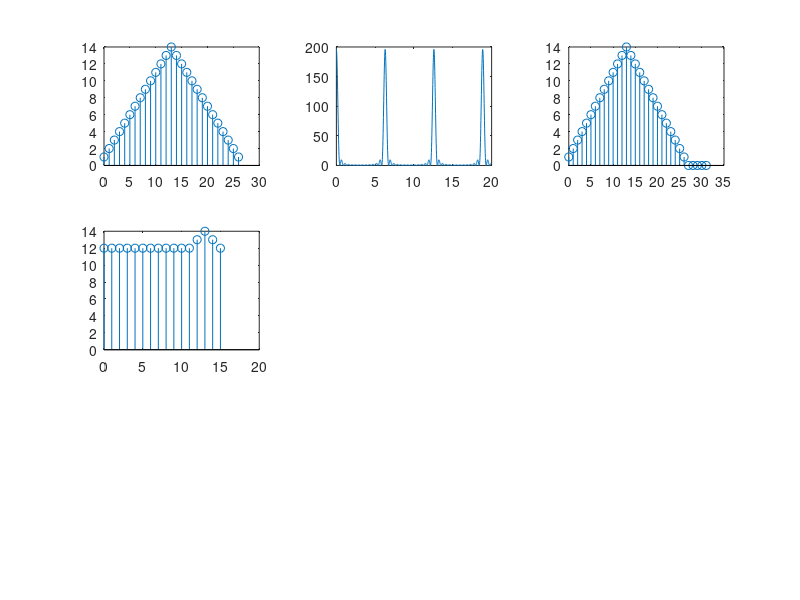

Recreate this plot in MATLAB.
X_n=[]
temp=0
for i=0:13
    temp=i+1;
    X_n=[X_n,temp]
end
for i=14:26
    temp=27-i
    X_n=[X_n,temp]
end
n=0:26
subplot(3,3,1)
stem(n,X_n)


X_ejw=[]
temp=0
for w=0:0.02:20
    for n=0:26
    temp=temp+X_n(n+1)*exp(-j*w*n);
    end
    X_ejw=[X_ejw,temp]
    temp=0
end
X_ejw=abs(X_ejw)
subplot(3,3,2)
w=0:0.02:20
plot(w,X_ejw)


X_n_c32=[]
temp=0
for m=0:31
     mm=m
    while(1)
        if (mm>-1)&(mm<27)
            temp1=X_n(mm+1)
            temp=temp1+temp
        else
            break
        end
        mm=mm+32
    end
    X_n_c32=[X_n_c32,temp]
    temp=0
end

m=0:31
subplot(3,3,3)
stem(m,X_n_c32)


X_n_c16=[]
temp=0
for m=0:15
     mm=m
    while(1)
        if (mm>-1)&(mm<27)
            temp1=X_n(mm+1)
            temp=temp1+temp
        else
            break
        end
        mm=mm+16
    end
    X_n_c16=[X_n_c16,temp]
    temp=0
end

m=0:15
subplot(3,3,4)
stem(m,X_n_c16)






    


